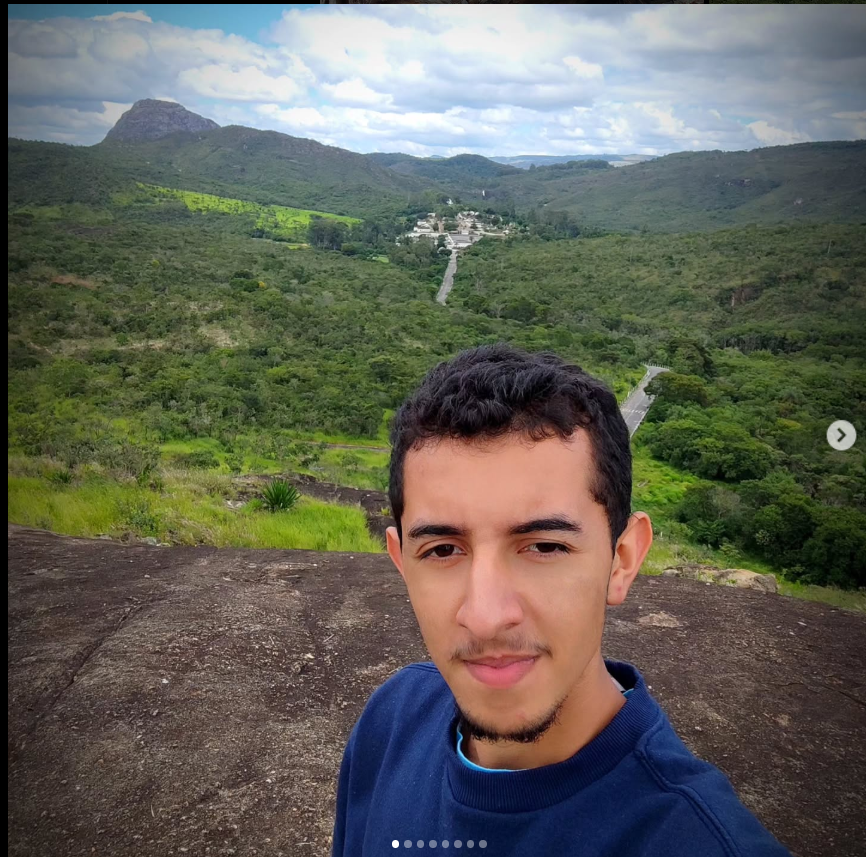
#> input picture example_image.png, 866 x 857 px
$ python -i image_processor.py   (imports and definitions only)
#> lines starting #> are read from the running program, lines starting #| are printed output that depends on the picture
from PIL import Image

image_input = "example_image.png"

def load_image(image_input):
    image = Image.open(image_input)
    return image

def convert_to_grayscale(image):
    grayscale_image = image.convert("L")
    return grayscale_image

def resize(image, max_width=300):
    width, height = image.size
    proportion = height / width
    new_width = max_width
    new_height = int(proportion * new_width * 0.6)
    resized = image.resize((new_width, new_height))
    print(f"redimensionada para {new_width}x{new_height}.")
    return resized

def save_image(image, output_image):
    image.save(output_image)
    print(f"Imagem salva em {output_image}.")


def process_image(image_input, output_image, max_width=300):
    image = load_image(image_input)
    grayscale_image = convert_to_grayscale(image)
    resized_image = resize(grayscale_image, max_width)
    save_image(resized_image, output_image)


#teste
# process_image("example_image.png", "output.jpg", max_width=500)

>>> import cv2
>>> picture = cv2.imread('example_image.png', cv2.IMREAD_GRAYSCALE)
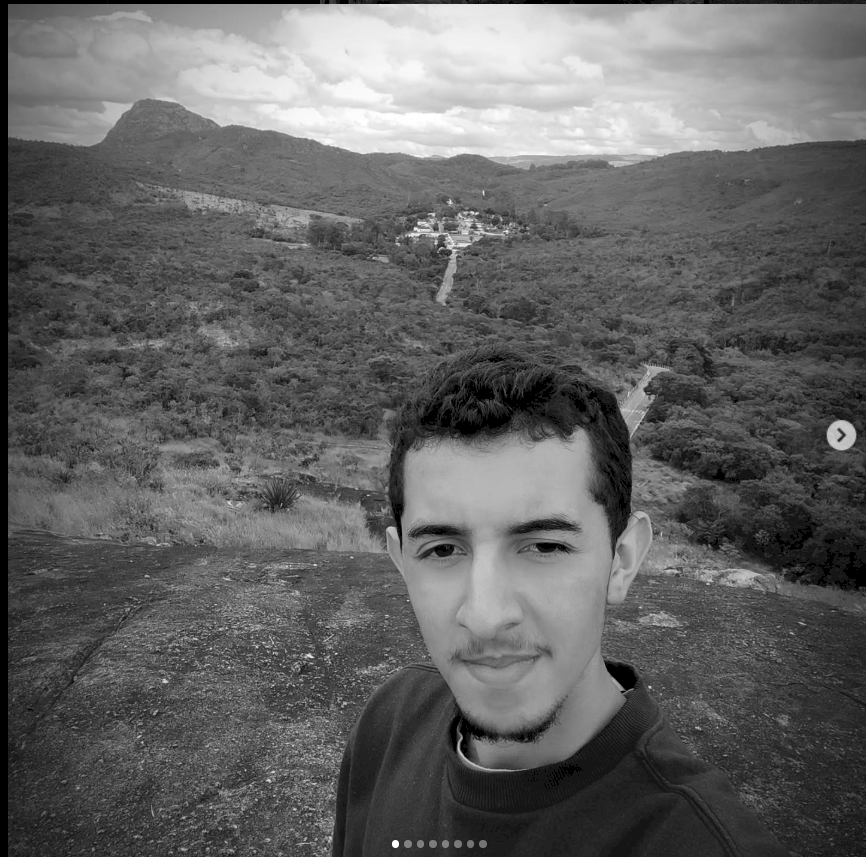
#> picture: shape (857, 866); min 0, max 255, mean 99.4
>>> result = process_image(picture, 'out.png')
#> (the run stopped early here; a loop or call above may not have finished)
